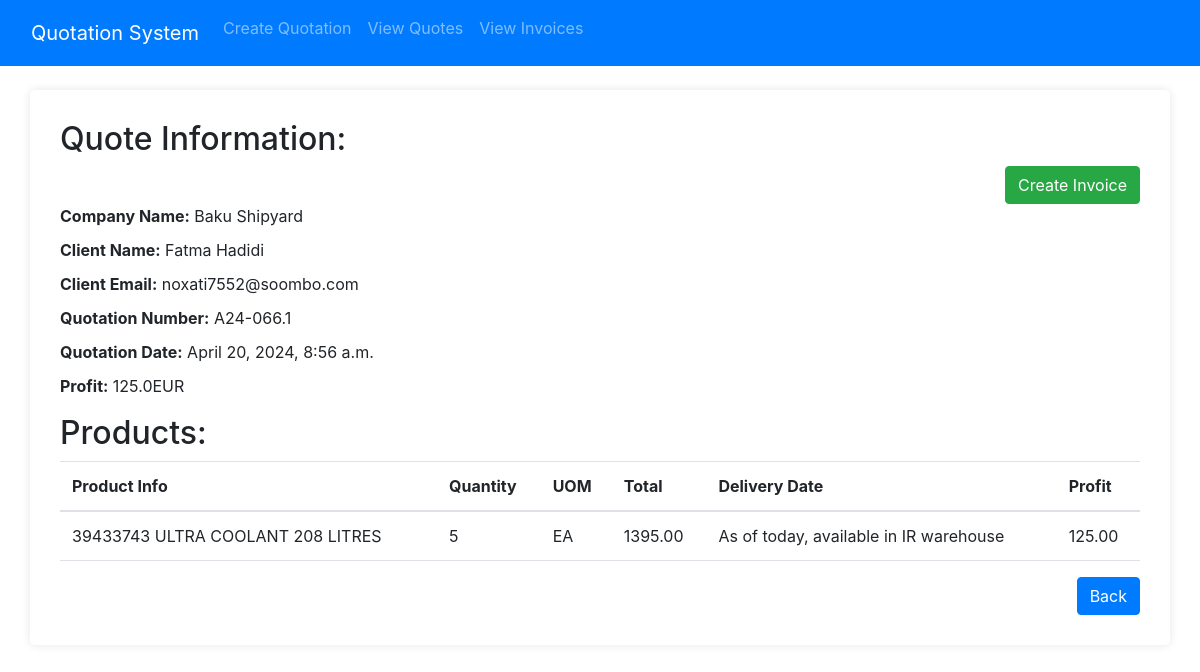
The app's page /quote/details/fb10b424-22fa-4656-8b6c-cf327fb2a200/ with its own data.
### service/models.py (models this page shows, shortened)
class Quote(models.Model):
    id = models.UUIDField(primary_key=True, default=uuid.uuid4, editable=False)
    company_name = models.CharField(max_length=100)
    client_name = models.CharField(max_length=100)
    client_email = models.EmailField()
    quotation_number = models.CharField(max_length=50)
    vat = models.CharField(max_length=50)
    inco_terms = models.CharField(max_length=100)
    shipment_weight = models.CharField(max_length=50)
    shipment_dimensions = models.CharField(max_length=50)
    pre_tax_total = models.FloatField(default=0.0)
    total_price = models.FloatField(default=0.0)
    profit = models.FloatField(default=0.0)
    date_created = models.DateTimeField(auto_now_add=True)
    date_updated = models.DateTimeField(auto_now=True)

class Product(models.Model):
    quote = models.ForeignKey(Quote, on_delete=models.CASCADE)
    all_info=models.JSONField()
    total_price = models.FloatField(default=0.0)
    date_created = models.DateTimeField(auto_now_add=True)
    date_updated = models.DateTimeField(auto_now=True)

### service/views.py (the view)
# urls.py: path('quote/details/<uuid:quote_id>/', view_single_quote, name='view_single'),
def view_single_quote(request, quote_id):
    quote = Quote.objects.get(id=quote_id)
    products = quote.product_set.all()  # Fetch related products for the quote
    return render(request, 'view_single_quote.html', {'quote': quote, 'products': products})

### templates/view_single_quote.html (shortened to what this page needs)
{% include 'nav.html' %}
<!DOCTYPE html>
<html lang="en">
<head>
  <link href="https://stackpath.bootstrapcdn.com/bootstrap/4.5.2/css/bootstrap.min.css" rel="stylesheet">
</head>
<body>
  <div class="container mt-4 mb-4">
    <h2>Quote Information:</h2>
    <div class="text-end">
      <a href="{% url 'finalise_invoice' quote.id %}" class="btn btn-success">Create Invoice</a>
    </div>
    <ul>
      <li><strong>Company Name:</strong> {{ quote.company_name }}</li>
      <li><strong>Client Name:</strong> {{ quote.client_name }}</li>
      <li><strong>Client Email:</strong> {{ quote.client_email }}</li>
      <li><strong>Quotation Number:</strong> {{ quote.quotation_number }}</li>
      <li><strong>Quotation Date:</strong> {{ quote.date_created }}</li>
      <li><strong>Profit:</strong> {{quote.profit}}EUR</li>
    </ul>
    <h2>Products:</h2>
    <table class="table">
      <thead>
        <tr>
          <th>Product Info</th>
          <th>Quantity</th>
          <th>UOM</th>
          <th>Total</th>
          <th>Delivery Date</th>
          <th>Profit</th>
        </tr>
      </thead>
      <tbody>
        {% for product in products %}
        <tr>
          <td>{{ product.all_info.productName }}</td>
          <td>{{ product.all_info.quantity }}</td>
          <td>{{ product.all_info.uom }}</td>
          <td>{{ product.all_info.total }}</td>
          <td>{{product.all_info.deliveryDate}}</td>
          <td>{{product.all_info.profit}}</td>
        </tr>
        {% endfor %}
      </tbody>
    </table>
    <div class="text-end">
      <a href="{% url 'view_all' %}" class="btn btn-primary text-end">Back</a>
    </div>
  </div>
</body>
</html>

### templates/view_single_quote.html (style rules this page uses)
.container { background-color: #fff; border-radius: 5px; padding: 30px; box-shadow: 0px 0px 10px rgba(0, 0, 0, 0.1); }
ul { list-style-type: none; padding: 0; }
ul li { margin-bottom: 10px; }

### records on screen
Quote: company_name "Baku Shipyard", client_name "Fatma Hadidi", client_email "noxati7552@soombo.com", quotation_number "A24-066.1", date_created "April 20, 2024, 8:56 a.m.", profit "125.0"
Product: all_info.productName "39433743 ULTRA COOLANT 208 LITRES", all_info.quantity "5", all_info.uom "EA", all_info.total "1395.00", all_info.deliveryDate "As of today, available in IR warehouse", all_info.profit "125.00"
